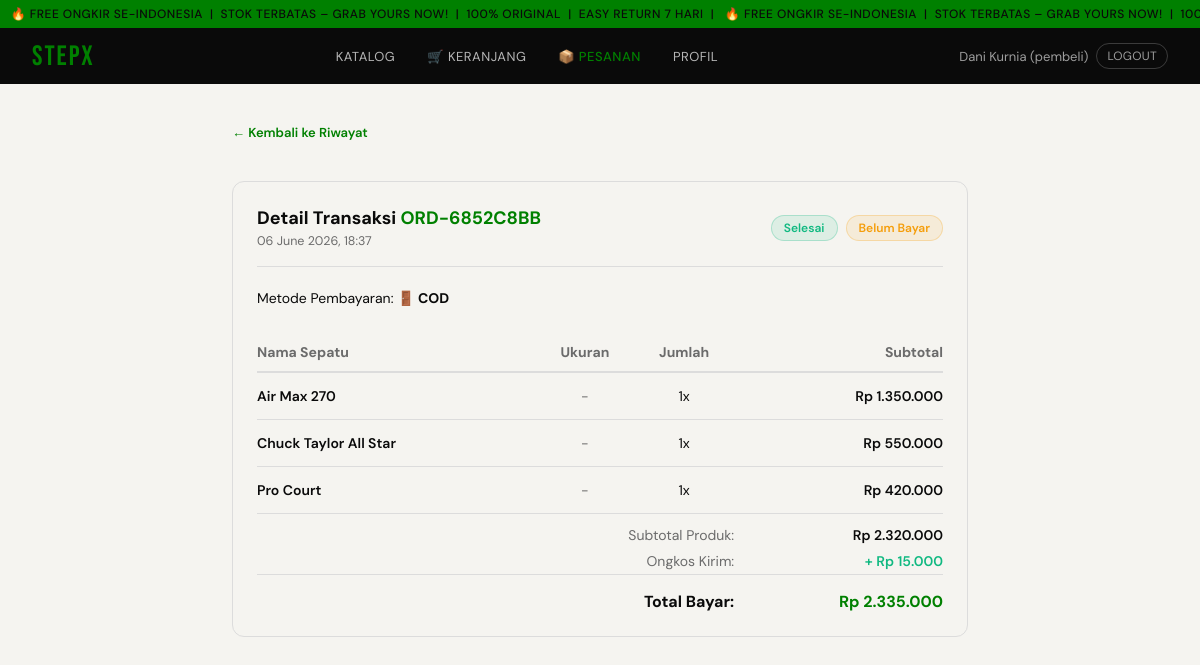
Screenshot of /detail_pesanan.php?id=14 (signed in) with the database file from the repository.
### tables this page shows
CREATE TABLE IF NOT EXISTS `pesanan` (
  `id` int unsigned NOT NULL AUTO_INCREMENT,
  `kode_pesanan` varchar(20) NOT NULL,
  `pembeli_id` int unsigned NOT NULL,
  `alamat_id` int unsigned NOT NULL,
  `subtotal` decimal(12,2) NOT NULL,
  `ongkos_kirim` decimal(10,2) NOT NULL DEFAULT '0.00',
  `diskon` decimal(10,2) NOT NULL DEFAULT '0.00',
  `total_bayar` decimal(12,2) NOT NULL,
  `metode_bayar` enum('transfer_bank','cod','ewallet','kartu_kredit') NOT NULL,
  `status_bayar` enum('menunggu','lunas','gagal','refund') NOT NULL DEFAULT 'menunggu',
  `status_pesanan` enum('proses','dikemas','dikirim','selesai','dibatalkan') NOT NULL DEFAULT 'proses',
  `catatan` text,
  `created_at` datetime NOT NULL DEFAULT CURRENT_TIMESTAMP,
  `updated_at` datetime NOT NULL DEFAULT CURRENT_TIMESTAMP ON UPDATE CURRENT_TIMESTAMP,
  PRIMARY KEY (`id`),
  UNIQUE KEY `kode_pesanan` (`kode_pesanan`),
  KEY `fk_pesanan_alamat` (`alamat_id`),
  KEY `idx_pesanan_pembeli` (`pembeli_id`),
  KEY `idx_pesanan_status` (`status_pesanan`),
  KEY `idx_pesanan_tanggal` (`created_at`),
  CONSTRAINT `fk_pesanan_alamat` FOREIGN KEY (`alamat_id`) REFERENCES `alamat_pembeli` (`id`),
  CONSTRAINT `fk_pesanan_pembeli` FOREIGN KEY (`pembeli_id`) REFERENCES `users` (`id`)
);

CREATE TABLE IF NOT EXISTS `detail_pesanan` (
  `id` int unsigned NOT NULL AUTO_INCREMENT,
  `pesanan_id` int unsigned NOT NULL,
  `produk_id` int unsigned NOT NULL,
  `penjual_id` int unsigned NOT NULL,
  `nama_produk` varchar(200) NOT NULL COMMENT 'Snapshot nama saat order',
  `harga_satuan` decimal(12,2) NOT NULL COMMENT 'Snapshot harga saat order',
  `hpp_satuan` decimal(12,2) NOT NULL COMMENT 'Snapshot HPP saat order',
  `ukuran` varchar(10) DEFAULT NULL,
  `qty` int NOT NULL DEFAULT '1',
  `subtotal` decimal(12,2) NOT NULL,
  PRIMARY KEY (`id`),
  KEY `fk_detail_produk` (`produk_id`),
  KEY `idx_detail_penjual` (`penjual_id`),
  KEY `idx_detail_pesanan` (`pesanan_id`),
  CONSTRAINT `fk_detail_penjual` FOREIGN KEY (`penjual_id`) REFERENCES `users` (`id`),
  CONSTRAINT `fk_detail_pesanan` FOREIGN KEY (`pesanan_id`) REFERENCES `pesanan` (`id`) ON DELETE CASCADE,
  CONSTRAINT `fk_detail_produk` FOREIGN KEY (`produk_id`) REFERENCES `produk` (`id`)
);

### includes/config.php (called while the page is built, shortened)
<?php
function currentUser(): array {
  return [
    'id'    => $_SESSION['user_id']   ?? 0,
    'nama'  => $_SESSION['nama']      ?? '',
    'email' => $_SESSION['email']     ?? '',
    'role'  => $_SESSION['role']      ?? '',
    'no_hp' => $_SESSION['no_hp']     ?? '',
  ];
}
function rp(int|float $n): string {
  return 'Rp ' . number_format($n, 0, ',', '.');
}

### detail_pesanan.php (the view, shortened to what this page needs)
<?php
require_once __DIR__ . '/includes/config.php';
$user = currentUser();
$pesanan_id = isset($_GET['id']) ? (int)$_GET['id'] : 0;
$userId     = (int)$user['id'];
$db         = getDB();
$query_pesanan = "SELECT * FROM pesanan WHERE id = ? AND pembeli_id = ?";
$stmt_p = $db->prepare($query_pesanan);
$stmt_p->bind_param("ii", $pesanan_id, $userId);
$stmt_p->execute();
$cek_pesanan = $stmt_p->get_result();
$data_pesanan = $cek_pesanan->fetch_assoc();
$query_detail = "SELECT * FROM detail_pesanan WHERE pesanan_id = ?";
$stmt_d = $db->prepare($query_detail);
$stmt_d->bind_param("i", $pesanan_id);
$stmt_d->execute();
$result_detail = $stmt_d->get_result();
function badgeStatus(string $status, string $type): string {
  $map = [
    'status_pesanan' => [
      'proses'     => ['label' => 'Diproses',   'color' => '#f59e0b'],
      'dikemas'    => ['label' => 'Dikemas',     'color' => '#3b82f6'],
      'dikirim'    => ['label' => 'Dikirim',     'color' => '#8b5cf6'],
      'selesai'    => ['label' => 'Selesai',     'color' => '#10b981'],
      'dibatalkan' => ['label' => 'Dibatalkan',  'color' => '#ef4444'],
    ],
    'status_bayar' => [
      'menunggu' => ['label' => 'Belum Bayar', 'color' => '#f59e0b'],
      'lunas'    => ['label' => 'Lunas',        'color' => '#10b981'],
      'gagal'    => ['label' => 'Gagal',        'color' => '#ef4444'],
      'refund'   => ['label' => 'Refund',       'color' => '#6b7280'],
    ],
  ];
  $info  = $map[$type][$status] ?? ['label' => $status, 'color' => '#6b7280'];
  return '<span style="background:' . $info['color'] . '1a;color:' . $info['color'] . ';border:1px solid ' . $info['color'] . '40;padding:4px 12px;border-radius:20px;font-size:12px;font-weight:600">'
    . htmlspecialchars($info['label']) . '</span>';
}
function labelMetode(string $m): string {
  return match($m) {
    'transfer_bank' => '🏦 Transfer Bank',
    'ewallet'       => '📱 E-Wallet',
    'cod'           => '🚪 COD',
    'kartu_kredit'  => '💳 Kartu Kredit',
    default         => $m,
  };
}
require_once __DIR__ . '/includes/header.php';
?>
<div class="cart-wrap" style="max-width: 800px; margin: 0 auto;">
  <a class="back-link" href="pesanan.php" style="display:inline-flex;align-items:center;gap:6px;padding-top:8px; text-decoration: none; color:green; font-weight: 600;">← Kembali ke Riwayat</a>
  <div style="margin-top: 20px; background: var(--surface); border: 1.5px solid var(--border); border-radius: 12px; padding: 24px;">
    <div style="display: flex; justify-content: space-between; align-items: center; border-bottom: 1.5px solid var(--border); padding-bottom: 16px; margin-bottom: 20px; flex-wrap: wrap; gap: 12px;">
      <div>
        <h3 style="margin: 0; font-size: 18px;">Detail Transaksi <span style="color:green;"><?= htmlspecialchars($data_pesanan['kode_pesanan']) ?></span></h3>
        <small style="color: var(--muted);"><?= date('d F Y, H:i', strtotime($data_pesanan['created_at'])) ?></small>
      </div>
      <div style="display: flex; gap: 8px;">
        <?= badgeStatus($data_pesanan['status_pesanan'], 'status_pesanan') ?>
        <?= badgeStatus($data_pesanan['status_bayar'], 'status_bayar') ?>
      </div>
    </div>
    <div style="font-size: 14px; color: var(--text); line-height: 1.6;">
      <p style="margin: 4px 0;">Metode Pembayaran: <strong><?= labelMetode($data_pesanan['metode_bayar']) ?></strong></p>
    </div>
    <table style="width: 100%; border-collapse: collapse; margin-top: 24px; font-size: 14px;">
      <thead>
        <tr style="border-bottom: 2px solid var(--border); text-align: left; color: var(--muted);">
          <th style="padding: 10px 0;">Nama Sepatu</th>
          <th style="text-align: center; padding: 10px 0;">Ukuran</th>
          <th style="text-align: center; padding: 10px 0;">Jumlah</th>
          <th style="text-align: right; padding: 10px 0;">Subtotal</th>
        </tr>
      </thead>
      <tbody>
        <?php while ($item = $result_detail->fetch_assoc()): ?>
          <tr style="border-bottom: 1px solid var(--border);">
            <td style="padding: 14px 0; font-weight: 600; color: var(--text);"><?= htmlspecialchars($item['nama_produk']) ?></td>
            <td style="text-align: center; padding: 14px 0; color: var(--muted);"><?= $item['ukuran'] ? htmlspecialchars($item['ukuran']) : '-' ?></td>
            <td style="text-align: center; padding: 14px 0;"><?= $item['qty'] ?>x</td>
            <td style="text-align: right; padding: 14px 0; font-weight: 600;"><?= rp($item['subtotal']) ?></td>
          </tr>
        <?php endwhile; ?>
        <tr>
          <td colspan="3" style="text-align: right; padding: 12px 0 4px 0; color: var(--muted);">Subtotal Produk:</td>
          <td style="text-align: right; padding: 12px 0 4px 0; font-weight: 600;"><?= rp($data_pesanan['subtotal']) ?></td>
        </tr>
        <tr>
          <td colspan="3" style="text-align: right; padding: 4px 0; color: var(--muted);">Ongkos Kirim:</td>
          <td style="text-align: right; padding: 4px 0; color: #10b981; font-weight: 600;">+ <?= rp($data_pesanan['ongkos_kirim']) ?></td>
        </tr>
        <tr style="border-top: 1.5px solid var(--border); font-size: 16px; font-weight: 700;">
          <td colspan="3" style="text-align: right; padding: 16px 0 0 0;">Total Bayar:</td>
          <td style="text-align: right; padding: 16px 0 0 0; color:green;"><?= rp($data_pesanan['total_bayar']) ?></td>
        </tr>
      </tbody>
    </table>
  </div>
</div>
<?php require_once __DIR__ . '/includes/footer.php'; ?>

### assets/css/style.css (style rules this page uses)
*,*::before,*::after { box-sizing:border-box;margin:0;padding:0 }
:root { --brand:#0A0A0A; --accent:#E8FF00; --accent2:#FF3A2D; --surface:#F5F4F0; --surface2:#EBEBEB; --white:#FFFFFF; --text:#0A0A0A; --muted:#6B6B6B; --border:#DCDCDC; --radius:4px; --radius-lg:10px; --font-display:'Bebas Neue',sans-serif; --font-body:'DM Sans',sans-serif; }
body { font-family:var(--font-body);background:var(--surface);color:var(--text);min-height:100vh;font-size:15px }
a { color:inherit;text-decoration:none }
.back-link { display:inline-flex;align-items:center;gap:6px;color:var(--muted);font-size:13px;margin-bottom:20px;transition:color .15s }
.cart-wrap { padding:32px }

### rows the page displays
pesanan: kode_pesanan "ORD-6852C8BB", created_at "06 June 2026, 18:37", status_pesanan "Selesai Belum Bayar", metode_bayar "🚪 COD", subtotal "Rp 2.320.000", ongkos_kirim "Rp 15.000", total_bayar "Rp 2.335.000"
detail_pesanan: nama_produk "Air Max 270", qty "1", subtotal "Rp 1.350.000"
detail_pesanan: nama_produk "Chuck Taylor All Star", qty "1", subtotal "Rp 550.000"
detail_pesanan: nama_produk "Pro Court", qty "1", subtotal "Rp 420.000"

### other values shown
$user['nama'] "Dani Kurnia"
$user['role'] "pembeli"
